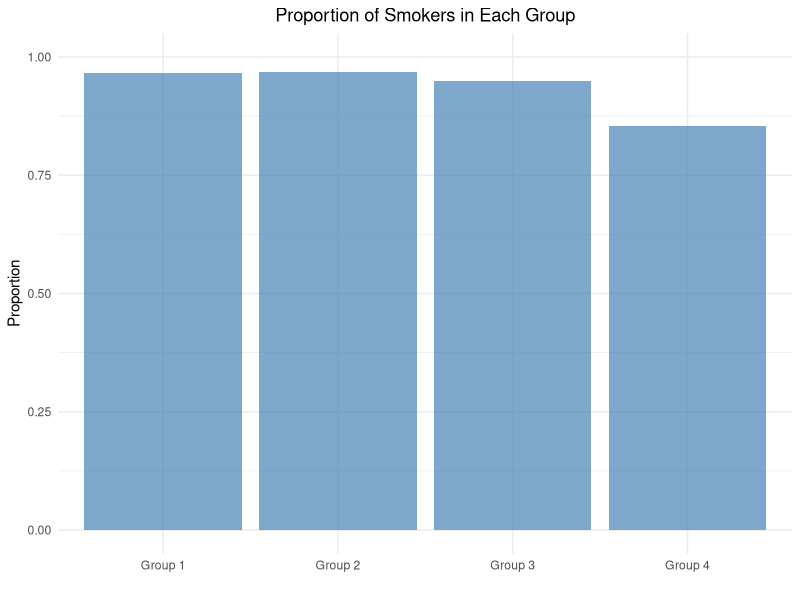
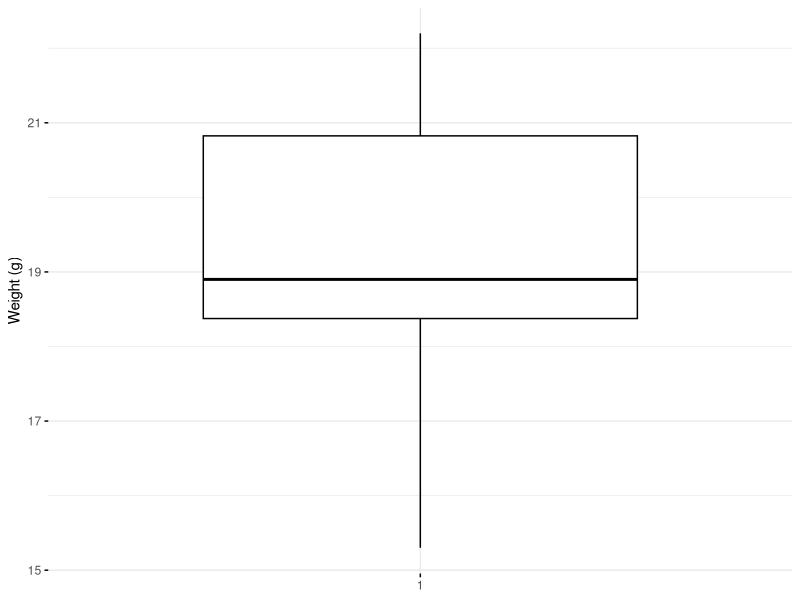
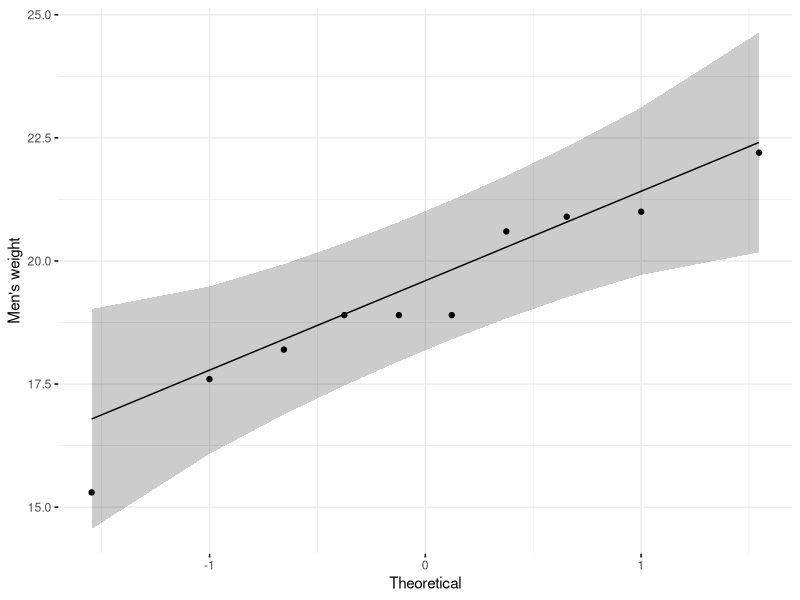
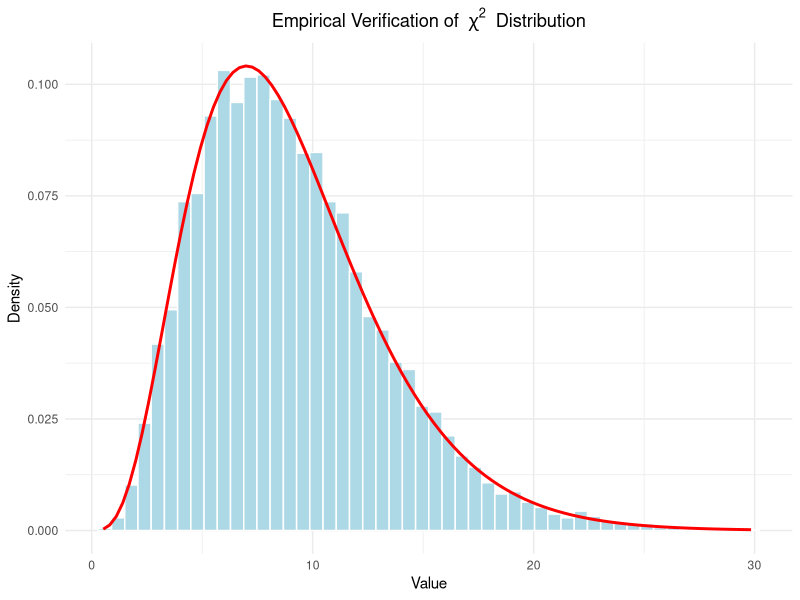
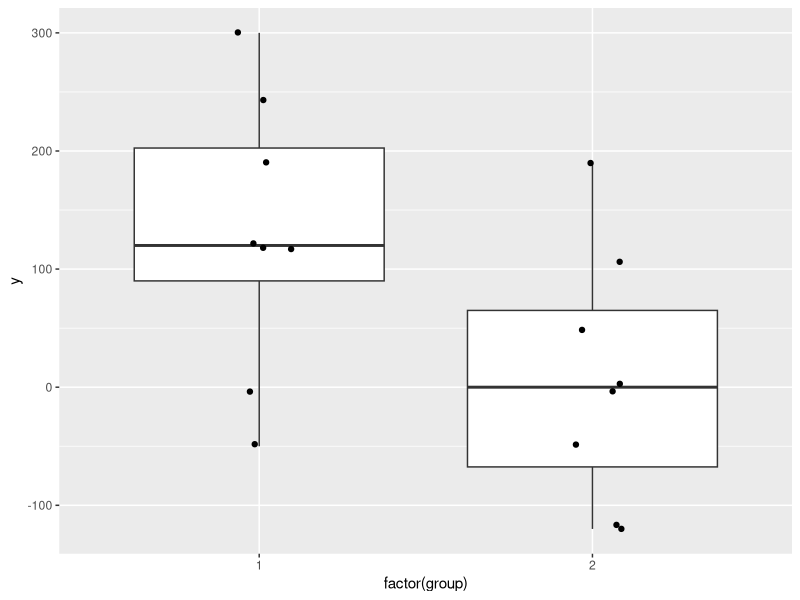
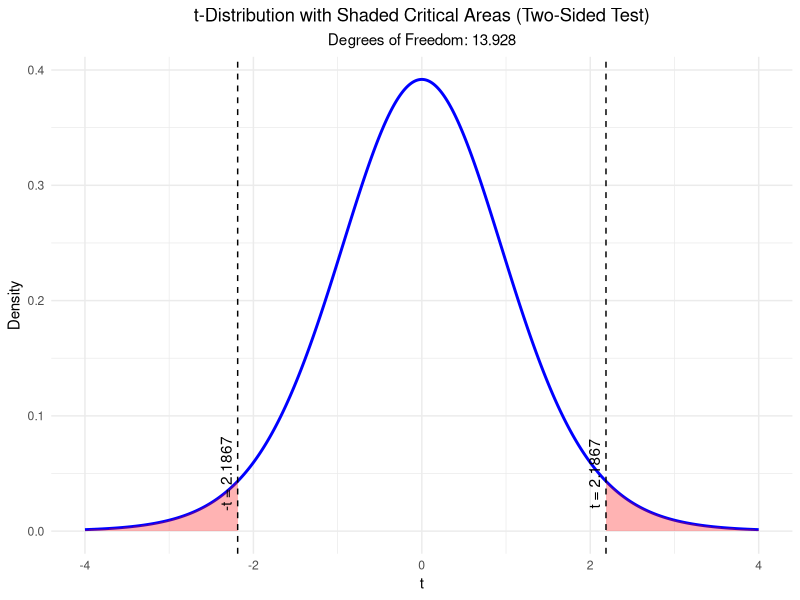
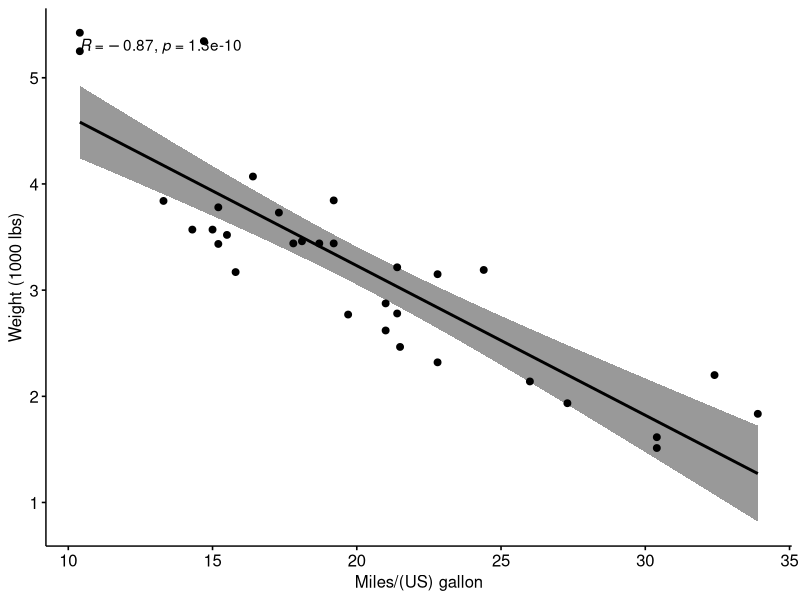
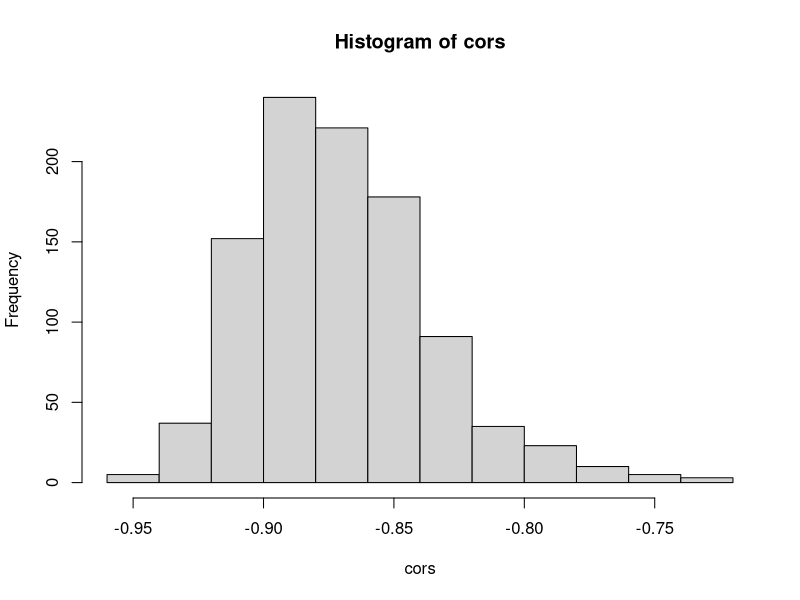

R code for these plots, in order:
## ---- chunk 1
# binomial test
binom.test(137, 1000, p = 0.04, alternative = "greater")
## ---- chunk 2
binom.test(137, 1000, p = 0.04, alternative = "two.sided")
## ---- chunk 3
binom.test(137, 1000, p = 0.04, alternative = "two.sided", conf.level = 0.86)
## ---- chunk 4
set.seed(443)
heads <- rbinom(1, size = 100,
                prob = 0.5) # create a sample with known probability
prop.test(heads, 100,
          conf.level = 0.94, p = 0.5) # continuity correction TRUE by default
prop.test(heads, 100,
          correct = FALSE,
          conf.level = 0.94, p = 0.5) # no continuity correction
## ---- chunk 5
# Observed and expected values
heads <- 47  # Observed count of heads
total <- 100  # Total flips
p_null <- 0.5  # Null hypothesis proportion

# Observed proportion
p_observed <- heads / total

# Z-test statistic
Z <- (p_observed - p_null) / sqrt((p_null * (1 - p_null)) / total)

# Chi-squared test statistic
X_squared <- Z^2

# Print the results
Z
X_squared
## ---- chunk 6
library(tidyverse)
# Data from Fleiss (1981), p. 139.
# H0: The null hypothesis is that the four populations from which
#     the patients were drawn have the same true proportion of smokers.
# H1: The alternative is that this proportion is different in at
#     least one of the populations.

smokers  <- c(83, 90, 129, 70)
patients <- c(86, 93, 136, 82)
categories <- c("Group 1", "Group 2", "Group 3", "Group 4")

data.frame(
  Category = categories,
  Proportion = smokers / patients
) %>%
  ggplot(aes(x = Category, y = Proportion)) +
  geom_bar(stat = "identity", fill = "steelblue", alpha = 0.7) +
  labs(
    title = "Proportion of Smokers in Each Group",
    x = "",
    y = "Proportion"
  ) +
  ylim(0, 1) +
  theme_minimal() +
  theme(plot.title = element_text(hjust = 0.5))

prop.test(smokers, patients)
## ---- chunk 7
pchisq(12.6, df = 3, lower.tail = FALSE)
## ---- chunk 8
set.seed(1234)
my_data <- data.frame(
  name = paste0(rep("M_", 10), 1:10),
  weight = round(rnorm(10, 20, 2), 1)
)
head(my_data, 10)
summary(my_data$weight)

library(ggpubr)
ggboxplot(my_data$weight,
          ylab = "Weight (g)", xlab = FALSE,
          ggtheme = theme_minimal())

ggqqplot(my_data$weight, ylab = "Men's weight",
         ggtheme = theme_minimal())

t.test(my_data$weight, mu = 25,
       alternative = "two.sided", conf.level = 0.94)

t.test(my_data$weight, mu = 25,
       alternative = "less", conf.level = 0.94)

t.test(my_data$weight, mu = 25,
       alternative = "greater", conf.level = 0.94)
## ---- chunk 9
pt(-9.078319, df = 9) * 2 # two-sided
## ---- chunk 10
# Load necessary libraries
library(ggplot2)

# Parameters
n <- 10            # Sample size
mu_0 <- 25         # Mean under null hypothesis
sigma <- 1         # Standard deviation
num_simulations <- 10000  # Number of simulations

# Simulations
set.seed(42)  # For reproducibility
chi_squared_values <- numeric(num_simulations)

for (i in 1:num_simulations) {
  # Generate random sample
  sample <- rnorm(n, mean = mu_0, sd = sigma)
  # Calculate sample variance
  sample_variance <- var(sample)
  # Calculate chi-squared value
  chi_squared_values[i] <- (n - 1) * sample_variance / sigma^2
}

data.frame(chi_squared = chi_squared_values) %>%
  ggplot(aes(x = chi_squared)) +
  geom_histogram(aes(y = after_stat(density)), bins = 50,
                 fill = "lightblue", color = "white") +
  stat_function(fun = dchisq, args = list(df = n - 1),
                color = "red", linewidth = 1) +
  labs(
    title = expression("Empirical Verification of " ~ chi^2 ~ " Distribution"),
    x = "Value",
    y = "Density"
  ) +
  theme_minimal() +
  theme(
    plot.title = element_text(hjust = 0.5)
  )
## ---- chunk 11
(y1 <- c(-.5, 0, 1.2, 1.2, 1.2, 1.9, 2.4, 3) * 100)
(y2 <- c(-1.2, -1.2, -.5, 0, 0, .5, 1.1, 1.9) * 100)

length(y1)
length(y2)

data <- data.frame(y1, y2)
psych::describe(data)

# Boxplot:
data.frame(y = c(y1, y2), group = c(rep(1, 8), rep(2, 8))) %>%
  ggplot(aes(x = factor(group), y = y)) +  # Use factor for discrete x-axis
  geom_boxplot() +                        # Add boxplot layer
  geom_jitter(width = 0.1)                # Add jitter for individual
# -> Visually, there seems to be a difference between the two groups.

t.test(y1, y2, conf.level = 0.93)
## ---- chunk 12
# Load ggplot2
library(ggplot2)

# Define degrees of freedom
df <- 13.928

# Define the range for x and the critical t-values
x <- seq(-4, 4, length.out = 500)
critical_t <- 2.1867

# Create a data frame with x and corresponding density values
t_dist <- data.frame(
  x = x,
  density = dt(x, df)
)

# Plot the t-distribution with shaded tail areas
ggplot(t_dist, aes(x = x, y = density)) +
  # Add the main t-distribution curve
  geom_line(linewidth = 1, color = "blue") +
  # Add shaded areas below the curve outside the critical t-values
  geom_ribbon(
    data = subset(t_dist, x < -critical_t),
    aes(ymin = 0, ymax = density),
    fill = "red",
    alpha = 0.3
  ) +
  geom_ribbon(
    data = subset(t_dist, x > critical_t),
    aes(ymin = 0, ymax = density),
    fill = "red",
    alpha = 0.3
  ) +
  # Add vertical lines for the critical t-values
  geom_vline(xintercept = c(-critical_t, critical_t),
             linetype = "dashed", color = "black") +
  # Annotate the critical t-values
  annotate("text", x = -critical_t, y = 0.05,
           label = paste0("-t = ", critical_t), angle = 90, vjust = -0.5) +
  annotate("text", x = critical_t, y = 0.05,
           label = paste0("t = ", critical_t), angle = 90, vjust = -0.5) +
  # Add labels and style
  labs(
    title = "t-Distribution with Shaded Critical Areas (Two-Sided Test)",
    subtitle = paste("Degrees of Freedom:", df),
    x = "t",
    y = "Density"
  ) +
  theme_minimal() +
  theme(
    plot.title = element_text(hjust = 0.5),  # Center the title
    plot.subtitle = element_text(hjust = 0.5)  # Center the subtitle
  )

# p-value manually:
pt(-2.1867, df) * 2
## ---- chunk 13
library(ggpubr)
mtcars %>%
  ggscatter(x = "mpg", y = "wt",
            add = "reg.line", conf.int = TRUE,
            cor.coef = TRUE, cor.method = "pearson",
            xlab = "Miles/(US) gallon", ylab = "Weight (1000 lbs)")

cor.test(mtcars$mpg, mtcars$wt)
## ---- chunk 14
(r <- cor(mtcars$mpg, mtcars$wt))
(n <- nrow(mtcars))
(t <- r * sqrt(n - 2) / sqrt(1 - r^2))
(p <- 2 * pt(-abs(t), df = n - 2))
## ---- chunk 15
# Bootstrap confidence interval for the correlation coefficient
set.seed(123)
cors <- replicate(1000, {
  idx <- sample(1:n, n, replace = TRUE)
  cor(mtcars$mpg[idx], mtcars$wt[idx])
})
hist(cors)
quantile(cors, c(0.02, 0.98)) # 96% confidence interval
## ---- chunk 16
library(knitr)

# Define the data
data <- data.frame(
  "Decision about null hypothesis (H0)" = c("Not reject", "Reject"),
  "Null hypothesis (H0) is true" = c(
    "Correct inference (true negative)\n(probability = 1 - α)",
    "Type I error (false positive)\n(probability = α)"
  ),
  "Null hypothesis (H0) is false" = c(
    "Type II error (false negative)\n(probability = β)",
    "Correct inference (true positive)\n(probability = 1 - β)"
  )
)

# Render the table
kable(data, format = "html", align = "c", row.names = FALSE,
      col.names = c("Decision about null hypothesis (H0)",
                    "Null hypothesis (H0) is true",
                    "Null hypothesis (H0) is false"))
